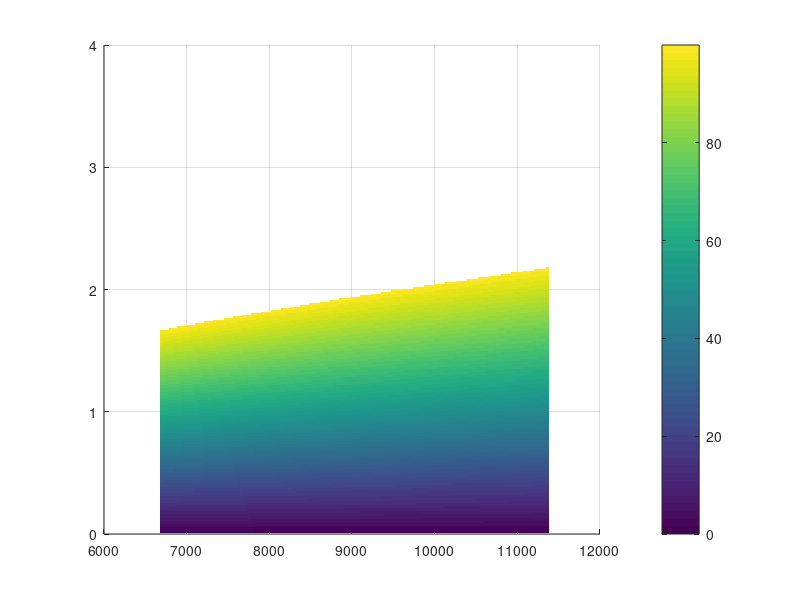

Write the MATLAB code that produced this figure. (Note: this script raises an error after producing the figure.)
%%% Impulsive Inclination and/or RAAN Maneuver
% Author: Dylan Thomas

% Equations for Delta V of maneuvers are derived from Gauss' Variational
% Equations as shown in Schaub and Alfriend's "Impulsive Feedback to
% Establish Specific Mean Orbital Elements of Spacecraft Formations", 2001
clearvars; clc; delete('*.asv');

%%%%%%%%%%%%%%%%%%%%%%%%%%%%%%%%%%%%%%%%%%%%%%%%%%%%%%%%%%%%%%%%%%%%%%%%%%%
%%% Spacecraft Properties

f1 = 'Name';
f2 = 'M_total';
f3 = 'M_prop';
f4 = 'I_sp';
f5 = 'T_nom';

v1 = {'Aerojet CHAMPS-120XW'};
v2 = {14};      % [kg]
v3 = {1.5};     % [kg]
v4 = {203};     % [s]
v5 = {4*2.79};  % [N]

spacecraft = struct(f1,v1,f2,v2,f3,v3,f4,v4,f5,v5);

%%%%%%%%%%%%%%%%%%%%%%%%%%%%%%%%%%%%%%%%%%%%%%%%%%%%%%%%%%%%%%%%%%%%%%%%%%%
%%% Setting up problem constants, etc.

% Parameter Inputs, constants across all codes
R_eq = 6378.137;                        % [km]          - Equatorial Radius of Earth
mu = 398600;                            % [km^3/s^2]    - Gravitational Parameter of Earth
g = 9.81/1000;                          % [km/s^2]      - Acceleration due to Gravity
nominalPropMass = 1.5;                  % [kg]          - Nominal Propellant Mass
num_pts = 300;                          %               - Num. of points
deg2rad = pi/180;                       % [rad/deg]     - Conversion from radians to degrees

% Orbital properties
ecc = 0;                                %               - Orbit Eccentricity (Constant)
init_alt = linspace(300,5000,num_pts);  % [km]          - Initial Orbit Altitude
R_p = init_alt + R_eq;                  % [km]          - Initial Orbit Perigee
SMA = R_p/(1-ecc);                      % [km]          - Initial Orbit Semi-Major Axis
h = sqrt(mu*SMA*(1-ecc.^2));            % [km^2/sec]    - Initial Orbit Angular Momentum
inc = 51.6*deg2rad;                     % [deg]         - Target Orbit Inclination

%%%% Note:
% Separate parameters for combined maneuver, plot surface of di vs. dOM on
% a certain number of discrete orbit radiuses 
Discrete_Radius = [6800 7500 10000];

% Parameterized variables we're interested in
delta_i_d = linspace(0,4,num_pts);      % [deg]         - Inclination Change
delta_OM_d = linspace(0,4,num_pts);     % [deg]         - RAAN Change

% Convert to radians
delta_i_r = delta_i_d*deg2rad;     
delta_OM_r = delta_OM_d*deg2rad;

% Calculate the DeltaV available with the used thruster
% Ideal Rocket Equation, See Vallado Equation 6-42
Dv_avail = g*spacecraft.I_sp*log(spacecraft.M_total/(spacecraft.M_total-spacecraft.M_prop));

% Cases to consider
method = {'Inclination Maneuver','RAAN Maneuver','Combined Maneuver'};

%%%%%%%%%%%%%%%%%%%%%%%%%%%%%%%%%%%%%%%%%%%%%%%%%%%%%%%%%%%%%%%%%%%%%%%%%%%
%%% Building the design space

% Equation for inclination/RAAN change
% See Schaub & Alfriend, Eq. 9
Dv = @(del_i,del_OM,r,h) (h./r).*sqrt(del_i.^2 + ...
    (del_OM.^2).*sin(inc*ones(num_pts)-del_i).^2);

% Build matrices for orbital element changes
dIncMat = repmat(delta_i_r,num_pts,1);
dRAANMat = repmat(delta_OM_r',1,num_pts);

% Memory allocation
Dv_Req = zeros(num_pts,num_pts,num_pts);
% Calculates each burn's DeltaV and sums them for the total burn DeltaV
for ii=1:num_pts
    Dv_Req(:,:,ii) = Dv(dIncMat,dRAANMat,SMA(ii),h(ii));
end

%%%%%%%%%%%%%%%%%%%%%%%%%%%%%%%%%%%%%%%%%%%%%%%%%%%%%%%%%%%%%%%%%%%%%%%%%%%
%%% Calculate DeltaV & mass percent for each maneuver case

for iter=1:length(method)
    
    % Switch on maneuver case
    maneuver_case  = method{iter};
    switch maneuver_case
        case 'Inclination Maneuver'
            display(method(iter))
            
            % Memory allocation & reset temporary variables
            Mass_percent = zeros(num_pts,num_pts);
            Dv_total = Dv_Req(1,:,:);
            
            % Loop calculates mass percent for each SMA
            for ii=1:num_pts
                
                % Total DeltaV required cannot exceed DeltaV available
                index = Dv_total(1,:,ii)>=Dv_avail;
                Dv_total(1,index,ii) = NaN;
                
                % Determine mass with Ideal Rocket Equation
                M_prop_vec = spacecraft.M_total*(1-exp(-(Dv_total(1,:,ii))/(g*spacecraft.I_sp)));
                Mass_percent(:,ii) = M_prop_vec/nominalPropMass*100;
            end
            
            % Plotting
            figure(iter)
            hold on
            grid on
            surf(SMA,delta_i_d,Mass_percent,'EdgeColor','None')
            c = colorbar;
            c.Label.String = 'Percent Propellant Mass Burned';
%             title1 = title(method(iter));
            xl = xlabel('Orbit Radius, km');
            yl = ylabel('Inclination Correction, deg.');
            set([xl yl],'interpreter','latex','fontsize',14)
            axis tight
            hold off
          
            %%%%%%%%%%%%%%%%%%%%%%%%%%%%%%%%%%%%%%%%%%%%%%%%%%%%%%%%%%%%%%%
        case 'RAAN Maneuver'
            display(method(iter))
            
            % Memory allocation & reset temporary variables
            Mass_percent = zeros(num_pts,num_pts);
            Dv_total = Dv_Req(:,1,:);
            
            % Loop calculates mass percent for each SMA
            for ii=1:num_pts
                
                % Total DeltaV required cannot exceed DeltaV available
                index = Dv_total(:,1,ii)>=Dv_avail;
                Dv_total(index,1,ii) = NaN;
                
                % Determine mass with Ideal Rocket Equation
                M_prop_vec = spacecraft.M_total*(1-exp(-(Dv_total(:,1,ii))/(g*spacecraft.I_sp)));
                Mass_percent(:,ii) = M_prop_vec/nominalPropMass*100;
            end
            
            % Plotting stuff
            figure(iter)
            hold on
            grid on
            surf(SMA,delta_OM_d,Mass_percent,'EdgeColor','None')
            c = colorbar;
            c.Label.String = 'Percent Propellant Mass Burned';
%             title1 = title(method(iter));
            xl = xlabel('Orbit Radius, km');
            yl = ylabel('RAAN Correction, deg.');
            set([xl yl],'interpreter','latex','fontsize',14)
            axis tight
            hold off
            
            %%%%%%%%%%%%%%%%%%%%%%%%%%%%%%%%%%%%%%%%%%%%%%%%%%%%%%%%%%%%%%%
        case 'Combined Maneuver'
            display(method(iter))
            
            % Determine the discrete SMA to calculate, get angular momentum
            SMA = Discrete_Radius/(1-ecc);
            h = sqrt(mu*SMA*(1-ecc.^2)); 
            
            Dv_Req = zeros(num_pts,num_pts,length(SMA));
            % Recalculates DeltaV required at discrete SMA
            for ii=1:length(SMA)
                Dv_Req(:,:,ii) = Dv(dIncMat,dRAANMat,SMA(ii),h(ii));
            end
            
            % Memory allocation & reset temporary variables
            Mass_percent = zeros(num_pts,num_pts);
            Dv_total = Dv_Req;
            
            % Loop calculates mass percent for each SMA
            for ii=1:length(SMA)
                
                % Delta V required cannot exceed Delta V available
                index = Dv_total(:,:,ii)>=Dv_avail;
                for kk=1:num_pts
                    for jj=1:num_pts
                        if Dv_total(kk,jj,ii)>=Dv_avail
                            Dv_total(kk,jj,ii) = NaN;
                        end
                    end
                end
                
                % Determine mass with Ideal Rocket Equation
                M_prop_vec = spacecraft.M_total*(1-exp(-(Dv_total(:,:,ii))/(g*spacecraft.I_sp)));
                Mass_percent(:,:,ii) = M_prop_vec/nominalPropMass*100;
                
                % Plotting
                figure(iter+ii-1)
                hold on
                grid on
                surf(delta_i_d,delta_OM_d,Mass_percent(:,:,ii),'EdgeColor','None')
%                 colormap(gray)
                c = colorbar;
                c.Label.String = 'Percent Propellant Mass Burned';
%                 title1 = title(strcat(method(iter), ', $a=',num2str(SMA(ii)),'$'));
                xl = xlabel('Inclination Correction, deg.');
                yl = ylabel('RAAN Correction, deg.');
                set([xl yl],'interpreter','latex','fontsize',14)
                axis tight
                hold off
            end         
    end

end

